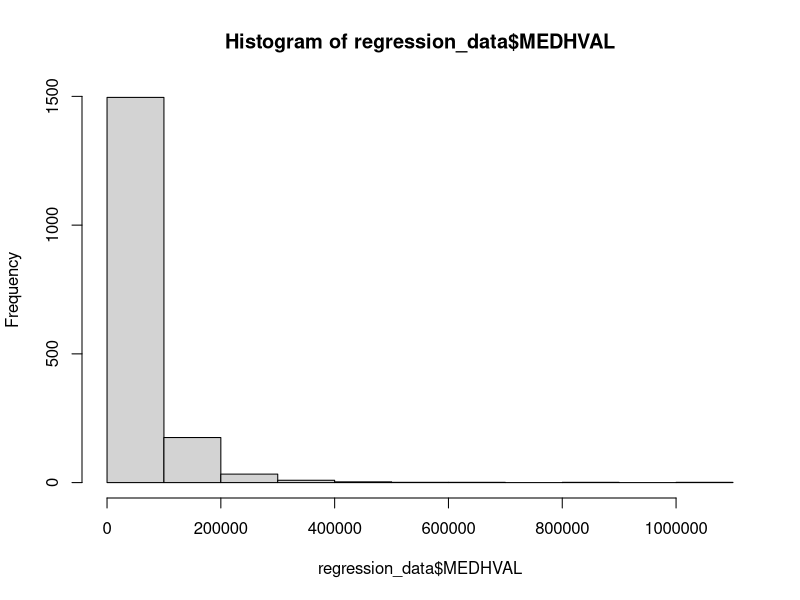
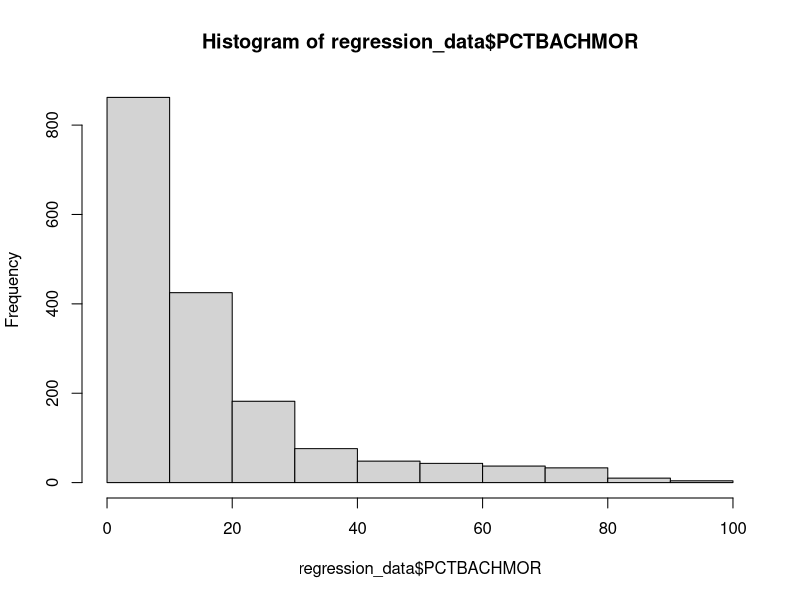
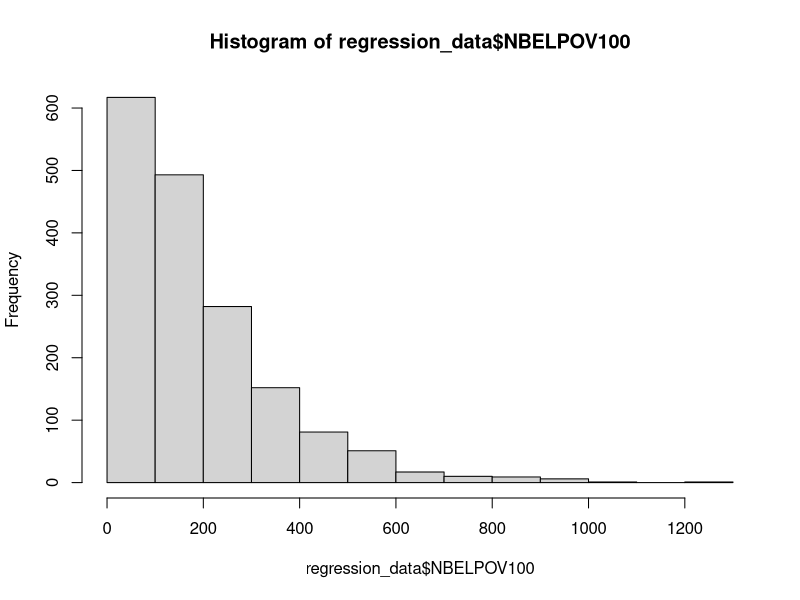
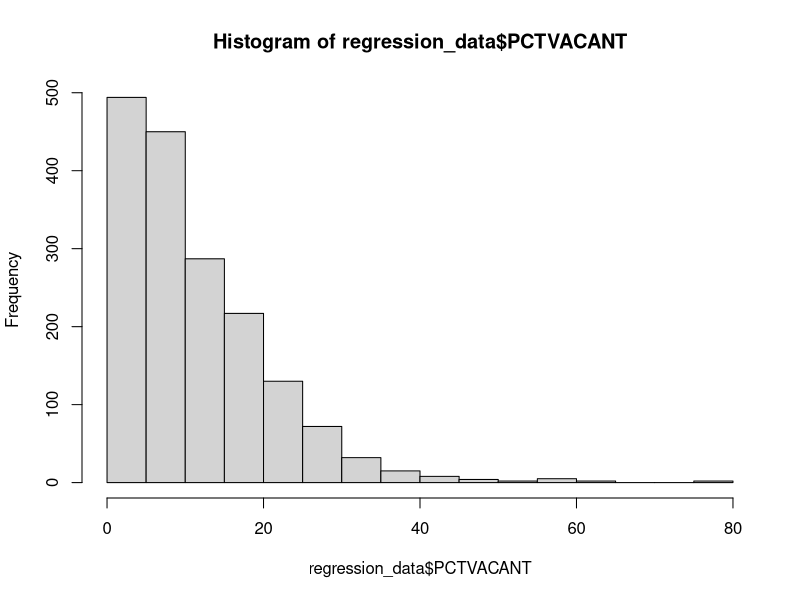
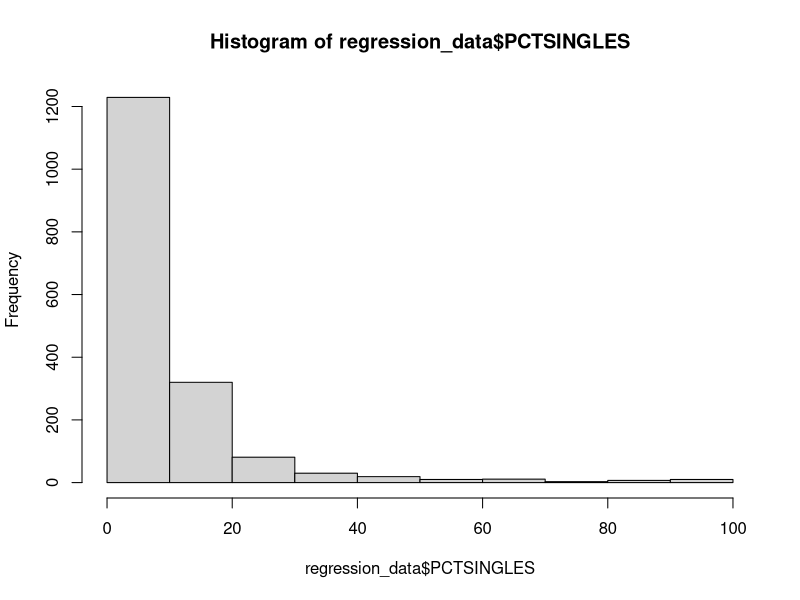
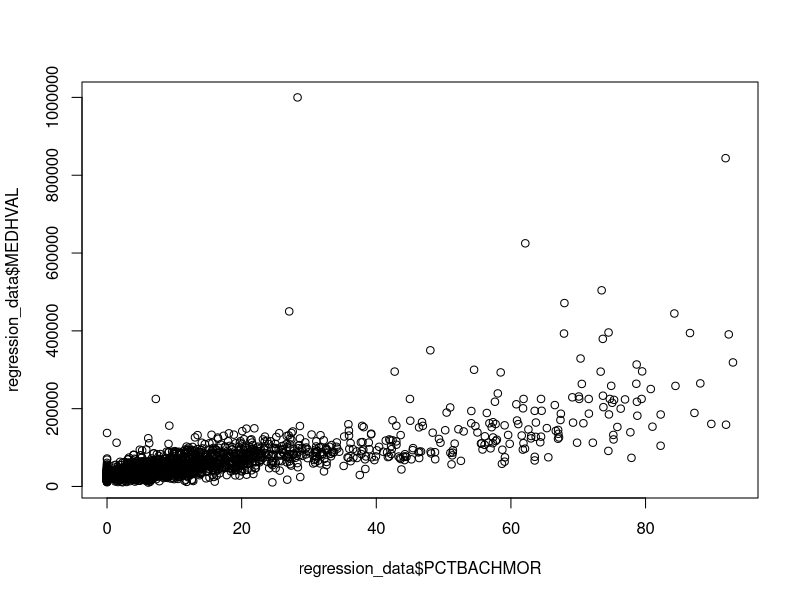
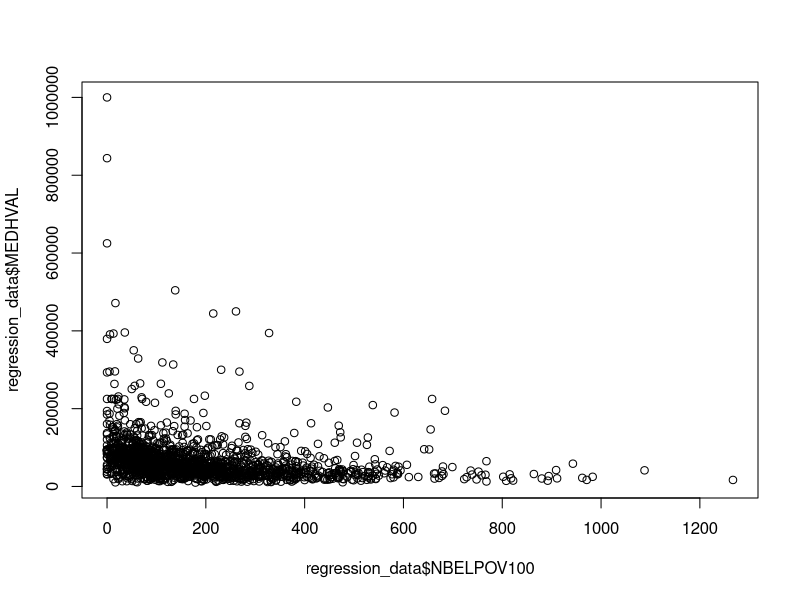
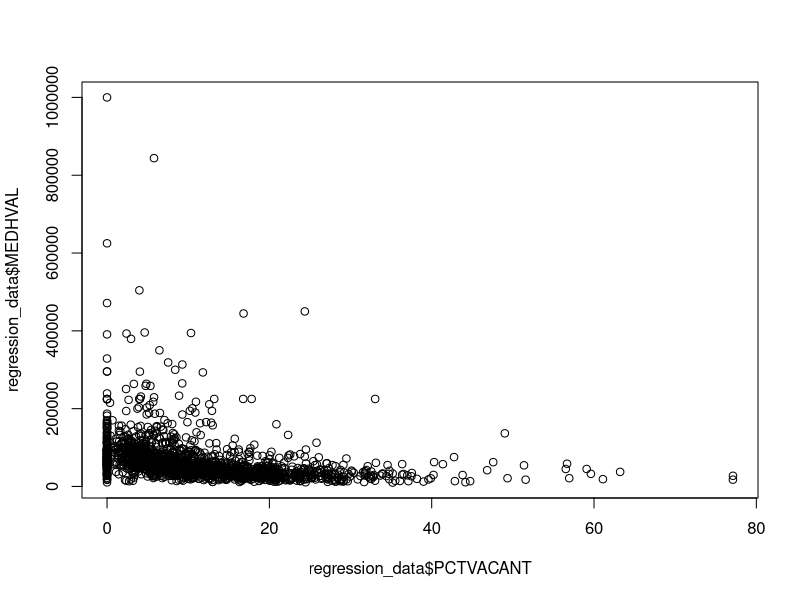

Source code (R) for these figures, in order:
## ---- chunk 1
#| echo: false
## ---- chunk 2
#| echo: false
regression_data <- read.csv("./RegressionData.csv")
options(scipen = 999)
library(dplyr)
## ---- chunk 3
hist(regression_data$MEDHVAL)
hist(regression_data$PCTBACHMOR)
hist(regression_data$NBELPOV100)
hist(regression_data$PCTVACANT)
hist(regression_data$PCTSINGLES)

plot(regression_data$PCTBACHMOR, regression_data$MEDHVAL)
plot(regression_data$NBELPOV100, regression_data$MEDHVAL)
plot(regression_data$PCTVACANT, regression_data$MEDHVAL)
plot(regression_data$PCTSINGLES, regression_data$MEDHVAL)

mean_medhval <- mean(regression_data$MEDHVAL)
mean_pctbachmor <- mean(regression_data$PCTBACHMOR)
mean_nbelpov100 <- mean(regression_data$NBELPOV100)
mean_pctvacant <- mean(regression_data$PCTVACANT)
mean_pctsingles <- mean(regression_data$PCTSINGLES)

sd_medhval <- sd(regression_data$MEDHVAL)
sd_pctbachmor <- sd(regression_data$PCTBACHMOR)
sd_nbelpov100 <- sd(regression_data$NBELPOV100)
sd_pctvacant <- sd(regression_data$PCTVACANT)
sd_pctsingles <- sd(regression_data$PCTSINGLES)
## ---- chunk 4
regression_data$LNMEDHVAL<-log(regression_data$MEDHVAL)

regression_data$LNPCTBACHMOR<-log(1+regression_data$PCTBACHMOR)
regression_data$LNNBELPOV100<-log(1+regression_data$NBELPOV100)
regression_data$LNPCTVACANT<-log(1+regression_data$PCTVACANT)
regression_data$LNPCTSINGLES<-log(1+regression_data$PCTSINGLES)

hist(regression_data$LNMEDHVAL)
hist(regression_data$LNPCTBACHMOR)
hist(regression_data$LNNBELPOV100)
hist(regression_data$LNPCTVACANT)
hist(regression_data$LNPCTSINGLES)

plot(regression_data$PCTBACHMOR, regression_data$LNMEDHVAL)
plot(regression_data$LNNBELPOV100, regression_data$LNMEDHVAL)
plot(regression_data$PCTVACANT, regression_data$LNMEDHVAL)
plot(regression_data$PCTSINGLES, regression_data$LNMEDHVAL)

cor(regression_data$PCTBACHMOR, regression_data$LNMEDHVAL, method="pearson")
cor(regression_data$LNNBELPOV100, regression_data$LNMEDHVAL, method="pearson")
cor(regression_data$PCTVACANT, regression_data$LNMEDHVAL, method="pearson")
cor(regression_data$PCTSINGLES, regression_data$LNMEDHVAL, method="pearson")

trimmed_regression_data <- regression_data %>%
select(PCTBACHMOR, LNNBELPOV100, PCTVACANT, LNMEDHVAL,PCTSINGLES)
trimmed_regression_data
#remove LNMEDHVAL in final product
cor(trimmed_regression_data)
## ---- chunk 5

